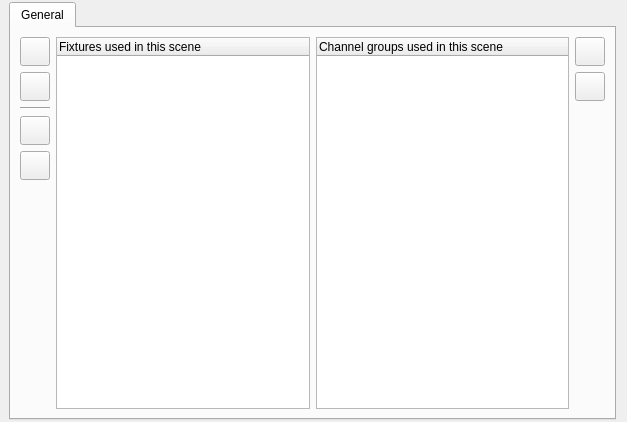
<?xml version="1.0" encoding="UTF-8"?>
<ui version="4.0">
 <author>Massimo Callegari</author>
 <comment>
  Q Light Controller Plus
  sceneeditor.ui

  Copyright (c) 2015 Massimo Callegari

  Licensed under the Apache License, Version 2.0 (the &quot;License&quot;);
  you may not use this file except in compliance with the License.
  You may obtain a copy of the License at

      http://www.apache.org/licenses/LICENSE-2.0.txt

  Unless required by applicable law or agreed to in writing, software
  distributed under the License is distributed on an &quot;AS IS&quot; BASIS,
  WITHOUT WARRANTIES OR CONDITIONS OF ANY KIND, either express or implied.
  See the License for the specific language governing permissions and
  limitations under the License.
 </comment>
 <class>SceneEditor</class>
 <widget class="QWidget" name="SceneEditor">
  <property name="geometry">
   <rect>
    <x>0</x>
    <y>0</y>
    <width>627</width>
    <height>422</height>
   </rect>
  </property>
  <property name="sizePolicy">
   <sizepolicy hsizetype="Preferred" vsizetype="Preferred">
    <horstretch>0</horstretch>
    <verstretch>0</verstretch>
   </sizepolicy>
  </property>
  <property name="windowTitle">
   <string>Scene editor</string>
  </property>
  <layout class="QVBoxLayout" name="verticalLayout">
   <property name="spacing">
    <number>2</number>
   </property>
   <property name="leftMargin">
    <number>9</number>
   </property>
   <property name="topMargin">
    <number>2</number>
   </property>
   <property name="bottomMargin">
    <number>2</number>
   </property>
   <item>
    <widget class="QTabWidget" name="m_tab">
     <property name="currentIndex">
      <number>0</number>
     </property>
     <property name="elideMode">
      <enum>Qt::ElideMiddle</enum>
     </property>
     <widget class="QWidget" name="General">
      <attribute name="title">
       <string>General</string>
      </attribute>
      <attribute name="toolTip">
       <string>General</string>
      </attribute>
      <layout class="QGridLayout" name="gridLayout">
       <item row="11" column="0">
        <widget class="QToolButton" name="m_disableChannelsButton">
         <property name="toolTip">
          <string>Disable all fixtures' channels</string>
         </property>
         <property name="icon">
          <iconset resource="qlcui.qrc">
           <normaloff>:/uncheck.png</normaloff>:/uncheck.png</iconset>
         </property>
         <property name="iconSize">
          <size>
           <width>22</width>
           <height>22</height>
          </size>
         </property>
        </widget>
       </item>
       <item row="7" column="0">
        <widget class="QToolButton" name="m_addFixtureButton">
         <property name="toolTip">
          <string>Add a new fixture to this scene</string>
         </property>
         <property name="icon">
          <iconset resource="qlcui.qrc">
           <normaloff>:/edit_add.png</normaloff>:/edit_add.png</iconset>
         </property>
         <property name="iconSize">
          <size>
           <width>22</width>
           <height>22</height>
          </size>
         </property>
        </widget>
       </item>
       <item row="8" column="0">
        <widget class="QToolButton" name="m_removeFixtureButton">
         <property name="toolTip">
          <string>Remove the selected fixture(s) from this scene</string>
         </property>
         <property name="icon">
          <iconset resource="qlcui.qrc">
           <normaloff>:/edit_remove.png</normaloff>:/edit_remove.png</iconset>
         </property>
         <property name="iconSize">
          <size>
           <width>22</width>
           <height>22</height>
          </size>
         </property>
        </widget>
       </item>
       <item row="9" column="3" rowspan="5">
        <spacer name="verticalSpacer">
         <property name="orientation">
          <enum>Qt::Vertical</enum>
         </property>
         <property name="sizeHint" stdset="0">
          <size>
           <width>20</width>
           <height>40</height>
          </size>
         </property>
        </spacer>
       </item>
       <item row="8" column="3">
        <widget class="QToolButton" name="m_deselectAllGroups">
         <property name="toolTip">
          <string>Disable all channel groups</string>
         </property>
         <property name="icon">
          <iconset resource="qlcui.qrc">
           <normaloff>:/uncheck.png</normaloff>:/uncheck.png</iconset>
         </property>
         <property name="iconSize">
          <size>
           <width>22</width>
           <height>22</height>
          </size>
         </property>
        </widget>
       </item>
       <item row="10" column="0">
        <widget class="QToolButton" name="m_enableChannelsButton">
         <property name="toolTip">
          <string>Enable all fixtures' channels</string>
         </property>
         <property name="icon">
          <iconset resource="qlcui.qrc">
           <normaloff>:/check.png</normaloff>:/check.png</iconset>
         </property>
         <property name="iconSize">
          <size>
           <width>22</width>
           <height>22</height>
          </size>
         </property>
        </widget>
       </item>
       <item row="12" column="0" rowspan="2">
        <spacer name="verticalSpacer_2">
         <property name="orientation">
          <enum>Qt::Vertical</enum>
         </property>
         <property name="sizeHint" stdset="0">
          <size>
           <width>20</width>
           <height>40</height>
          </size>
         </property>
        </spacer>
       </item>
       <item row="7" column="1" rowspan="7">
        <widget class="QTreeWidget" name="m_tree">
         <property name="sizePolicy">
          <sizepolicy hsizetype="Expanding" vsizetype="Expanding">
           <horstretch>1</horstretch>
           <verstretch>1</verstretch>
          </sizepolicy>
         </property>
         <property name="alternatingRowColors">
          <bool>true</bool>
         </property>
         <property name="selectionMode">
          <enum>QAbstractItemView::ExtendedSelection</enum>
         </property>
         <property name="rootIsDecorated">
          <bool>false</bool>
         </property>
         <property name="itemsExpandable">
          <bool>false</bool>
         </property>
         <property name="sortingEnabled">
          <bool>false</bool>
         </property>
         <property name="allColumnsShowFocus">
          <bool>true</bool>
         </property>
         <column>
          <property name="text">
           <string>Fixtures used in this scene</string>
          </property>
         </column>
        </widget>
       </item>
       <item row="9" column="0">
        <widget class="Line" name="line">
         <property name="orientation">
          <enum>Qt::Horizontal</enum>
         </property>
        </widget>
       </item>
       <item row="7" column="2" rowspan="7">
        <widget class="QTreeWidget" name="m_channelGroupsTree">
         <property name="sizePolicy">
          <sizepolicy hsizetype="Expanding" vsizetype="Expanding">
           <horstretch>1</horstretch>
           <verstretch>1</verstretch>
          </sizepolicy>
         </property>
         <property name="alternatingRowColors">
          <bool>true</bool>
         </property>
         <property name="selectionMode">
          <enum>QAbstractItemView::ExtendedSelection</enum>
         </property>
         <property name="rootIsDecorated">
          <bool>false</bool>
         </property>
         <property name="itemsExpandable">
          <bool>false</bool>
         </property>
         <property name="allColumnsShowFocus">
          <bool>true</bool>
         </property>
         <column>
          <property name="text">
           <string>Channel groups used in this scene</string>
          </property>
         </column>
        </widget>
       </item>
       <item row="7" column="3">
        <widget class="QToolButton" name="m_selectAllGroups">
         <property name="toolTip">
          <string>Enable all channel groups</string>
         </property>
         <property name="icon">
          <iconset resource="qlcui.qrc">
           <normaloff>:/check.png</normaloff>:/check.png</iconset>
         </property>
         <property name="iconSize">
          <size>
           <width>22</width>
           <height>22</height>
          </size>
         </property>
        </widget>
       </item>
      </layout>
     </widget>
    </widget>
   </item>
  </layout>
 </widget>
 <resources>
  <include location="qlcui.qrc"/>
 </resources>
 <connections>
  <connection>
   <sender>m_enableChannelsButton</sender>
   <signal>clicked()</signal>
   <receiver>SceneEditor</receiver>
   <slot>slotEnableAll()</slot>
   <hints>
    <hint type="sourcelabel">
     <x>61</x>
     <y>213</y>
    </hint>
    <hint type="destinationlabel">
     <x>569</x>
     <y>195</y>
    </hint>
   </hints>
  </connection>
  <connection>
   <sender>m_disableChannelsButton</sender>
   <signal>clicked()</signal>
   <receiver>SceneEditor</receiver>
   <slot>slotDisableAll()</slot>
   <hints>
    <hint type="sourcelabel">
     <x>61</x>
     <y>260</y>
    </hint>
    <hint type="destinationlabel">
     <x>570</x>
     <y>241</y>
    </hint>
   </hints>
  </connection>
  <connection>
   <sender>m_selectAllGroups</sender>
   <signal>clicked()</signal>
   <receiver>SceneEditor</receiver>
   <slot>slotEnableAllChannelGroups()</slot>
   <hints>
    <hint type="sourcelabel">
     <x>585</x>
     <y>88</y>
    </hint>
    <hint type="destinationlabel">
     <x>313</x>
     <y>267</y>
    </hint>
   </hints>
  </connection>
  <connection>
   <sender>m_deselectAllGroups</sender>
   <signal>clicked()</signal>
   <receiver>SceneEditor</receiver>
   <slot>slotDisableAllChannelGroups()</slot>
   <hints>
    <hint type="sourcelabel">
     <x>585</x>
     <y>135</y>
    </hint>
    <hint type="destinationlabel">
     <x>313</x>
     <y>267</y>
    </hint>
   </hints>
  </connection>
 </connections>
 <slots>
  <slot>slotEnableAll()</slot>
  <slot>slotDisableAll()</slot>
  <slot>slotUpdateValuesChecked(bool)</slot>
 </slots>
</ui>
